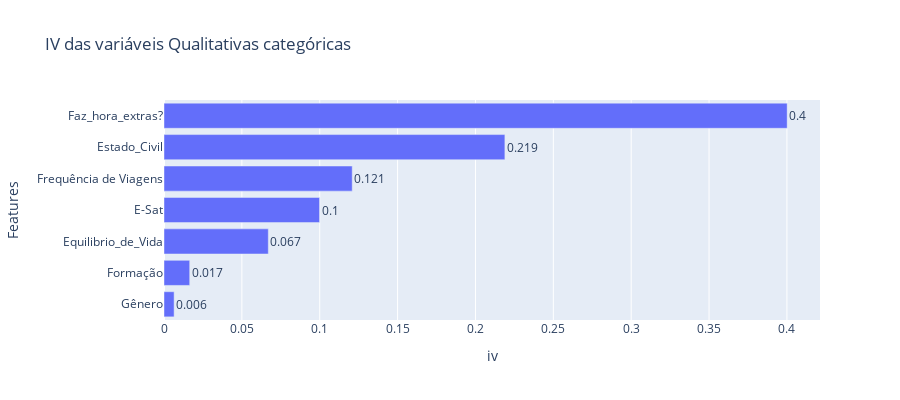

Here is the notebook cell this chart was saved with:
### Code cell
# Usando o plotly
import plotly.express as px

# variáveis categóricas
columns_cat = df.drop(
    columns=[
        "Funcionário_deixou_a_empresa",
        "ID",
        "Idade",
        "Distância_do_trabalho",
        "Salário",
        "Qte_Empresas_Trabalhadas",
        "Perc_de_aumento",
        "Qte_ações_da_empresa",
        "Tempo_de_carreira",
        "Horas_de_treinamento",
        "Tempo_de_empresa",
        "Anos_no_mesmo_cargo",
        "Anos_desde_a_ultima_promocao",
        "Anos_com_o_mesmo_chefe",
    ]
).columns

# Lista para armazenar o IV
iv = []

# Loop para calcular o IV de cada variável
for i in columns_cat:
    df_woe_iv = (
        pd.crosstab(df[i], df["Funcionário_deixou_a_empresa"], normalize="columns")
        .assign(woe=lambda dfx: np.log(dfx["Sim"] / dfx["Não"]))
        .assign(iv=lambda dfx: np.sum(dfx["woe"] * (dfx["Sim"] - dfx["Não"])))
    )
    iv.append(df_woe_iv["iv"].iloc[0])

# Criando um dataframe com as variáveis e seus respectivos IVs
df_iv_qualitativas = (
    pd.DataFrame({"Features": columns_cat, "iv": iv})
    .set_index("Features")
    .sort_values(by="iv")
)

display(df_iv_qualitativas)

# Plot
fig_qualitativas = px.bar(
    df_iv_qualitativas,
    y=df_iv_qualitativas.index,
    x="iv",
    orientation="h",
    title="IV das variáveis Qualitativas categóricas",
    height=400,
)
# adicionando os valores das barras
fig_qualitativas.update_layout(
    annotations=[
        dict(
            x=df_iv_qualitativas.iloc[i]["iv"],
            y=df_iv_qualitativas.index[i],
            text=str(round(df_iv_qualitativas.iloc[i]["iv"], 3)),
            xanchor="left",
            yanchor="middle",
            showarrow=False,
        )
        for i in range(len(df_iv_qualitativas))
    ]
)

fig_qualitativas.show()

### Figure 1 — Plotly figure (JSON) as saved in the notebook; plotly's stock layout.template omitted (floating-point values rounded to 4 significant figures)
{"data": [{"alignmentgroup": "True", "hovertemplate": "iv=%{x}<br>Features=%{y}<extra></extra>", "legendgroup": "", "marker": {"color": "#636efa", "pattern": {"shape": ""}}, "name": "", "offsetgroup": "", "orientation": "h", "showlegend": false, "textposition": "auto", "type": "bar", "x": [0.006496, 0.01651, 0.06698, 0.09989, 0.1209, 0.2189, 0.4002], "xaxis": "x", "y": ["Gênero", "Formação", "Equilibrio_de_Vida", "E-Sat", "Frequência de Viagens", "Estado_Civil", "Faz_hora_extras?"], "yaxis": "y"}], "layout": {"annotations": [{"showarrow": false, "text": "0.006", "x": 0.006496, "xanchor": "left", "y": "Gênero", "yanchor": "middle"}, {"showarrow": false, "text": "0.017", "x": 0.01651, "xanchor": "left", "y": "Formação", "yanchor": "middle"}, {"showarrow": false, "text": "0.067", "x": 0.06698, "xanchor": "left", "y": "Equilibrio_de_Vida", "yanchor": "middle"}, {"showarrow": false, "text": "0.1", "x": 0.09989, "xanchor": "left", "y": "E-Sat", "yanchor": "middle"}, {"showarrow": false, "text": "0.121", "x": 0.1209, "xanchor": "left", "y": "Frequência de Viagens", "yanchor": "middle"}, {"showarrow": false, "text": "0.219", "x": 0.2189, "xanchor": "left", "y": "Estado_Civil", "yanchor": "middle"}, {"showarrow": false, "text": "0.4", "x": 0.4002, "xanchor": "left", "y": "Faz_hora_extras?", "yanchor": "middle"}], "barmode": "relative", "height": 400, "legend": {"tracegroupgap": 0}, "title": {"text": "IV das variáveis Qualitativas categóricas"}, "xaxis": {"anchor": "y", "domain": [0, 1], "title": {"text": "iv"}}, "yaxis": {"anchor": "x", "domain": [0, 1], "title": {"text": "Features"}}}}
